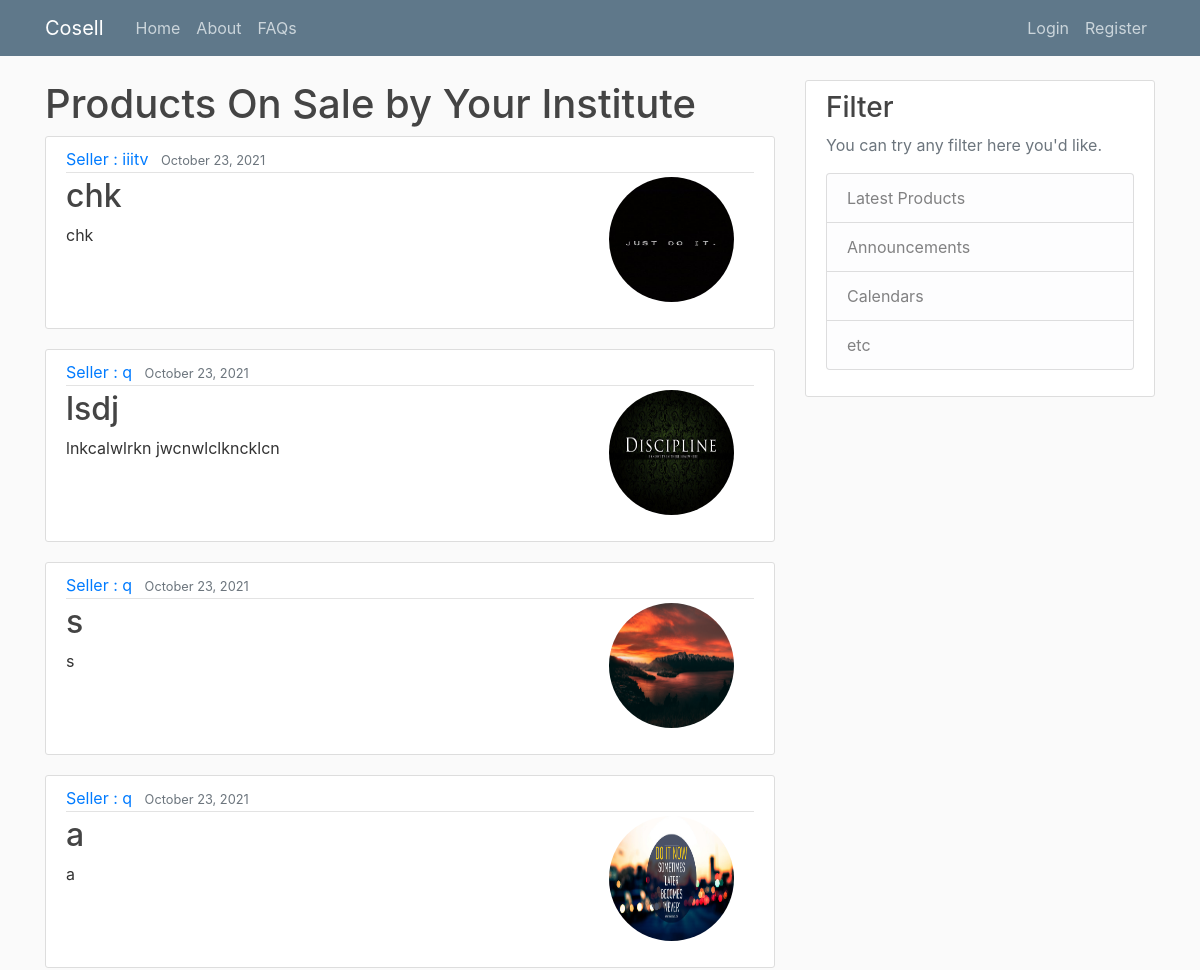
Before: /user/q/ (upper part) with the older database file.
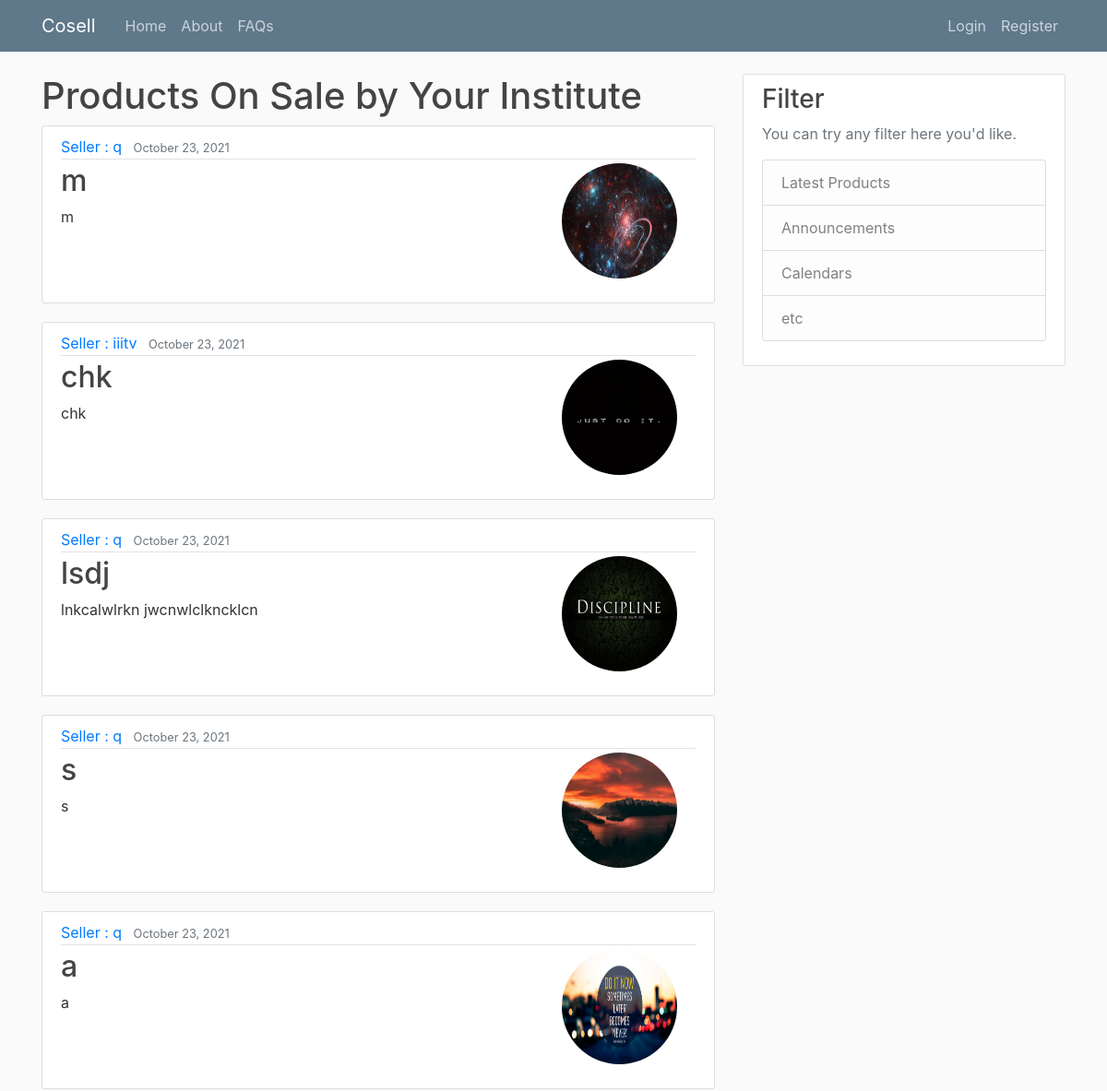
After: the same page with the newer database file.
### CosellApp/models.py (models this page shows, shortened)
class Product(models.Model):
    Id = models.AutoField(primary_key=True)
    Name = models.CharField(max_length=100)
    Description = models.TextField(blank=False)  # Description is must
    Price = models.PositiveIntegerField()
    DateTime = models.DateTimeField(default=timezone.now)
    SellerInfo = models.ForeignKey(Student, on_delete=models.CASCADE)
    Photo = models.ImageField(
        default='Balti.jpg', upload_to='ProductImages')
    payment = models.ForeignKey(Payment, null=True, on_delete=models.CASCADE)

class Student(models.Model):
    user = models.ForeignKey(User, on_delete=models.CASCADE)
    Premium = models.BooleanField(default=False)
    MobileNumber = models.CharField(max_length=10)
    class college_list(models.Model):
        COLLEGE_CHOICES = [
            ('IIITV', 'Indian Institute of Information Technology Vadodara (Gandhinagar Campus)'),
            ('IITB', 'Indian Institute of Technology Bombay'),
            ('IIITL', 'Indian Institute of Information Technology Lucknow'),
            ('IITK', 'Indian Institute of Technology Kanpur'),
            ('GEC', 'Government Engineering College,Gandhinagar'),
        ]
    college = models.CharField(
        max_length=5, choices=college_list.COLLEGE_CHOICES)

### CosellApp/views.py (the view)
# urls.py: path('user/<str:username>/', UserPostListView.as_view(),
class UserPostListView(ListView):
    model = Product
    template_name = '../templates/user_college_product.html'
    context_object_name = 'products'
    def get_queryset(self):
        user1 = get_object_or_404(User, username=self.kwargs.get('username'))
        return Product.objects.filter(SellerInfo__college=Student.objects.filter(user=user1).first().college).order_by('-DateTime')

### templates/user_college_product.html
{% extends "base.html" %}
{% block content %}
<h1>Products On Sale by Your Institute</h1>
    {% for product in products %}
        <article class="media content-section">
          <div class="media-body">
            <div class="article-metadata">
              <a class="mr-2" href="{%url 'user-college-products' product.SellerInfo.user.username %}">Seller : {{ product.SellerInfo.user.username }}</a>
              <small class="text-muted">{{ product.DateTime|date:"F d, Y" }}</small>
            </div>
            <div>
              <img style="float: right" class="rounded-circle account-img" src="{{ product.Photo.url }}">
              <h2 ><a class="article-title" href="{% url 'product-detail' product.pk %}">{{ product.Name}}</a></h2>
              <p class="article-content">{{ product.Description }}</p>
            </div>
          </div>
        </article>
    {% endfor %}
{% endblock content %}

Changed rows visible on the page:
added Product: SellerInfo.user.username "q", DateTime "October 23, 2021", Photo (picture), Name "m", Description "m"
